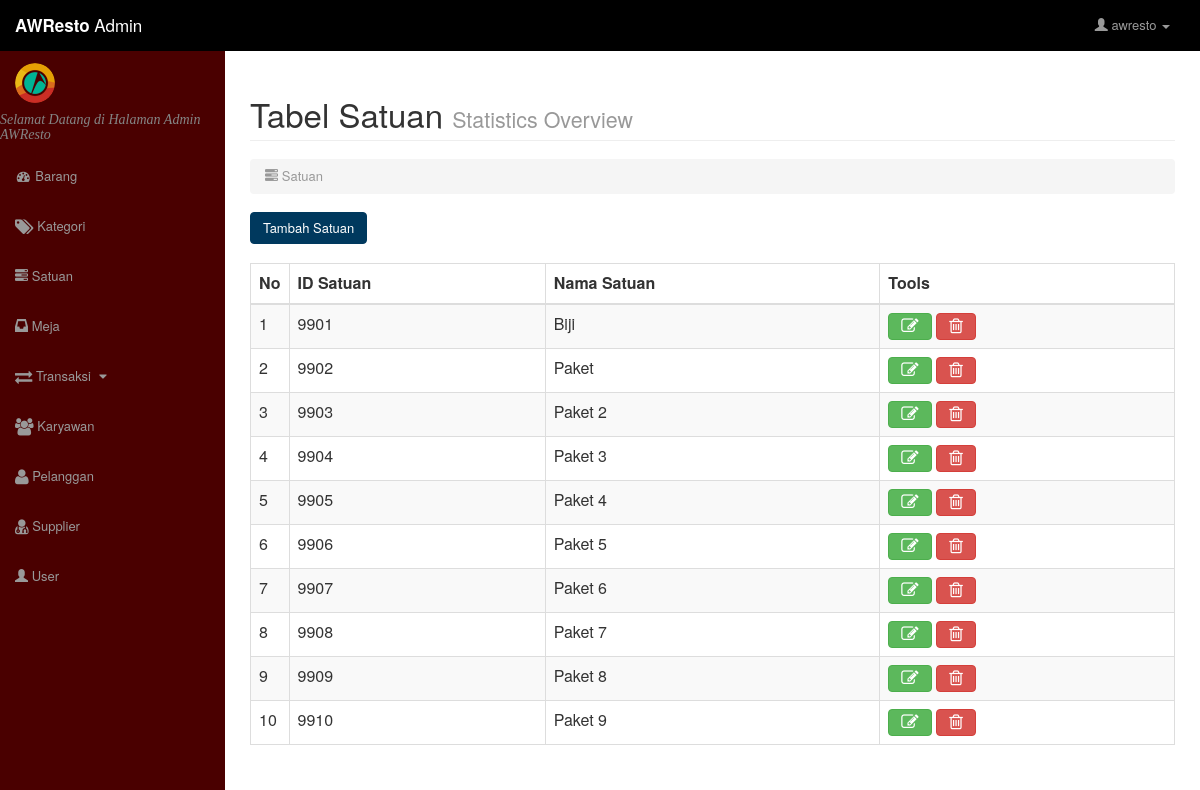
Screenshot of /admin/satuan/index.php (signed in) with the database file from the repository.
### tables this page shows
CREATE TABLE IF NOT EXISTS `satuan` (
  `id_satuan` int(100) NOT NULL AUTO_INCREMENT,
  `nama_satuan` varchar(100) NOT NULL,
  PRIMARY KEY (`id_satuan`)
);

### admin/satuan/index.php (the view, shortened to what this page needs)
<?php
    if(isset($_SESSION['user']) == 0){
?>
<script>alert('Silahkan Melakukan Login dahulu !!');document.location.href="../index.php"</script>
<?php } else { ?>
<html>
    <head>
        <?php include "../include/style.php" ?>
    </head>
    <body>
        <div id="wrapper">
            <?php include "../include/navbar.php" ?>
            <div id="page-wrapper">
                <div class="container-fluid">
                    <div class="row">
                        <div class="col-lg-12">
                            <h1 class="page-header">
                                Tabel Satuan
                                <small>Statistics Overview</small>
                            </h1>
                            <ol class="breadcrumb">
                                <li class="active">
                                    <span class="glyphicon glyphicon-tasks"></span>
                                    Satuan
                                </li>
                            </ol>
                        </div>
                    </div>
                    <a href="satuan_form.php">
                        <button class="btn btn-primary" role="button" style="background-color:#00395E;border-color:#00395E;">Tambah Satuan</button>
                    </a>
                    <br><br>
                    <div class="row">
                        <div class="col-lg-12">
                            <div class="table-responsive">
                                <table class="table table-bordered table-hover table-striped">
                                    <thead>
                                        <tr>
                                            <th style="width:20px">No</th>
                                            <th>ID Satuan</th>
                                            <th>Nama Satuan</th>
                                            <th>Tools</th>
                                        </tr>
                                    </thead>
                                    <tbody>
                                        <?php
                                            $sql = mysql_query("SELECT * FROM satuan ORDER BY id_satuan ASC");
                                            $no=1;
                                            while($dt = mysql_fetch_array($sql))
                                            {
                                                echo "
                                                <tr>
                                                    <td>$no</td>
                                                    <td>$dt[id_satuan]</td>
                                                    <td>$dt[nama_satuan]</td>
                                                    <td>
                                                        <a class='btn btn-success' href='satuan_edit.php?id=".$dt['id_satuan']."'>
                                                            <i class='fa fa-edit fa-lg'></i>
                                                        </a>
                                                        <a class='btn btn-danger' href='satuan_delete.php?id=".$dt['id_satuan']."'>
                                                            <i class='fa fa-trash-o fa-lg'></i>
                                                        </a>
                                                    </td>
                                                </tr>";
                                                $no++;
                                            }
                                        ?>
                                    </tbody>
                                </table>
                            </div>
                        </div>
                    </div>
                </div>
            </div>
        </div>
    </body>
</html>
<?php } ?>

### assets/css/admin/sb-admin.css (style rules this page uses)
body { margin-top: 88px; }
@media (min-width:768px) { body { margin-top: 50px; } }
#wrapper { padding-left: 0; }
#page-wrapper { width: 100%; padding: 0; background-color: #fff; }
@media (min-width:768px) { #wrapper { padding-left: 225px; } }
@media (min-width:768px) { #page-wrapper { padding: 10px; } }

### rows the page displays
satuan: id_satuan "9901", nama_satuan "Biji"
satuan: id_satuan "9902", nama_satuan "Paket"
satuan: id_satuan "9903", nama_satuan "Paket 2"
satuan: id_satuan "9904", nama_satuan "Paket 3"
satuan: id_satuan "9905", nama_satuan "Paket 4"
satuan: id_satuan "9906", nama_satuan "Paket 5"
satuan: id_satuan "9907", nama_satuan "Paket 6"
satuan: id_satuan "9908", nama_satuan "Paket 7"
satuan: id_satuan "9909", nama_satuan "Paket 8"
satuan: id_satuan "9910", nama_satuan "Paket 9"

### other values shown
$_SESSION['user'] "awresto"
